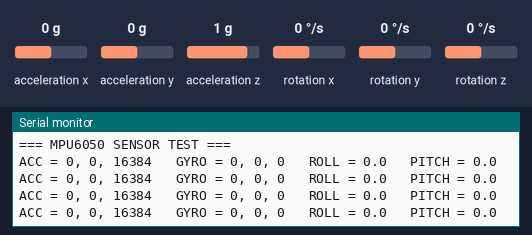
A sketch run on a simulated ESP32. Shown: the last lines printed to the serial monitor. Wiring (inferred from the names in the program): MPU-6050 motion sensor at I2C address 0x68. The inputs (shaded band) are chosen by the test bench; at power-on: acceleration x 0 g, acceleration y 0 g, acceleration z 1 g, rotation x 0 °/s, rotation y 0 °/s, rotation z 0 °/s.

Above: at 2.7 s.
2.8 s: acceleration x set to -1.4 g
At 3.22 s:
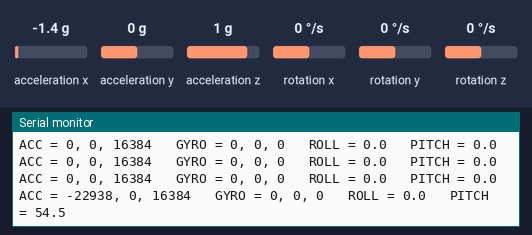
4.3 s: acceleration y set to -1.4 g
At 4.43 s:
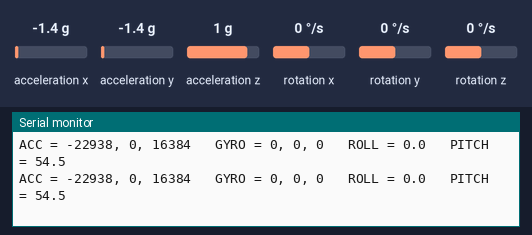
5.8 s: acceleration z set to -1.4 g
At 5.94 s:
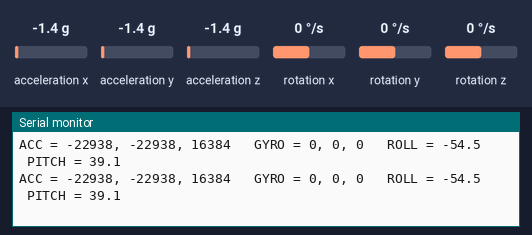
7.3 s: rotation x set to -192 °/s
At 7.45 s:
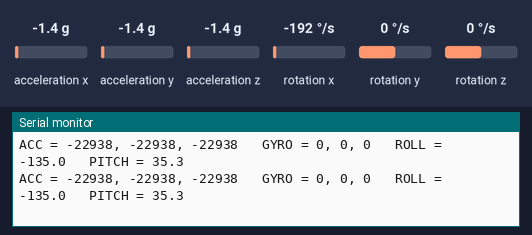
8.8 s: rotation y set to -192 °/s
At 8.97 s:
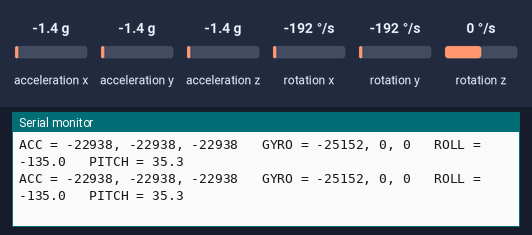

The sketch:

mpu6050_post_solder_test.ino
```cpp
#include <Wire.h>
#include <math.h>

const uint8_t MPU_ADDR = 0x68;

void setup() {
  Serial.begin(115200);
  delay(1000);

  Wire.begin(21, 22);

  // MPU6050 wake up
  Wire.beginTransmission(MPU_ADDR);
  Wire.write(0x6B);       // PWR_MGMT_1
  Wire.write(0x00);       // Sleep 해제
  Wire.endTransmission();

  delay(500);

  Serial.println("=== MPU6050 SENSOR TEST ===");
}

void loop() {
  int16_t ax, ay, az;
  int16_t gx, gy, gz;
  int16_t tempRaw;

  Wire.beginTransmission(MPU_ADDR);
  Wire.write(0x3B);  // ACCEL_XOUT_H
  Wire.endTransmission(false);

  Wire.requestFrom(MPU_ADDR, (uint8_t)14, true);

  if (Wire.available() == 14) {
    ax = (Wire.read() << 8) | Wire.read();
    ay = (Wire.read() << 8) | Wire.read();
    az = (Wire.read() << 8) | Wire.read();

    tempRaw = (Wire.read() << 8) | Wire.read();

    gx = (Wire.read() << 8) | Wire.read();
    gy = (Wire.read() << 8) | Wire.read();
    gz = (Wire.read() << 8) | Wire.read();

    float roll = atan2((float)ay, (float)az) * 180.0 / PI;
    float pitch = atan2(
      -(float)ax,
      sqrt((float)ay * ay + (float)az * az)
    ) * 180.0 / PI;

    Serial.print("ACC = ");
    Serial.print(ax);
    Serial.print(", ");
    Serial.print(ay);
    Serial.print(", ");
    Serial.print(az);

    Serial.print("   GYRO = ");
    Serial.print(gx);
    Serial.print(", ");
    Serial.print(gy);
    Serial.print(", ");
    Serial.print(gz);

    Serial.print("   ROLL = ");
    Serial.print(roll, 1);

    Serial.print("   PITCH = ");
    Serial.println(pitch, 1);

  } else {
    Serial.println("MPU READ ERROR");
  }

  delay(300);
}
```

Measured:
- after the input at 2.8 s, the serial monitor: prints a new line after 0.21 s (image 1)
